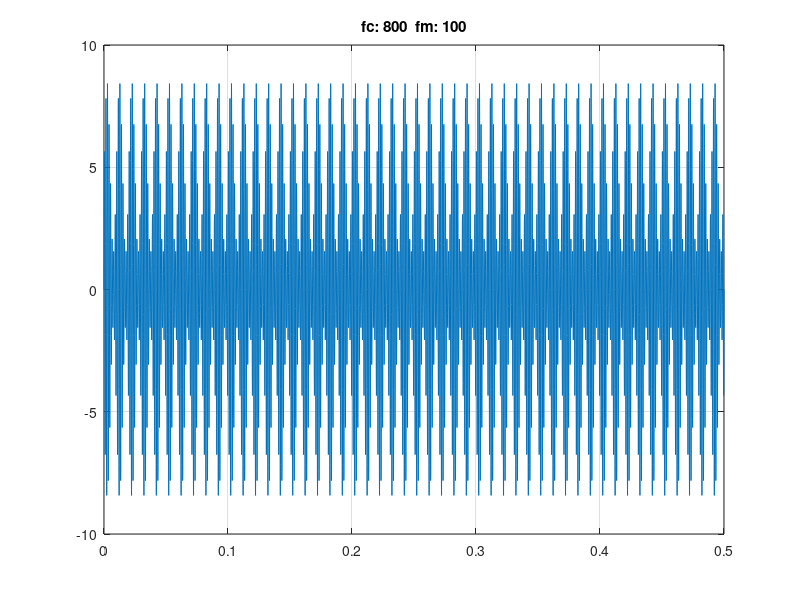
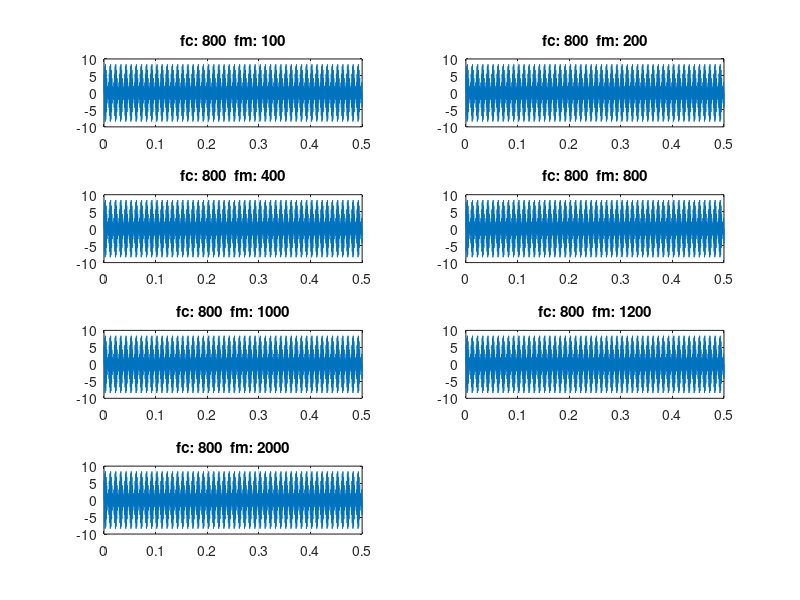
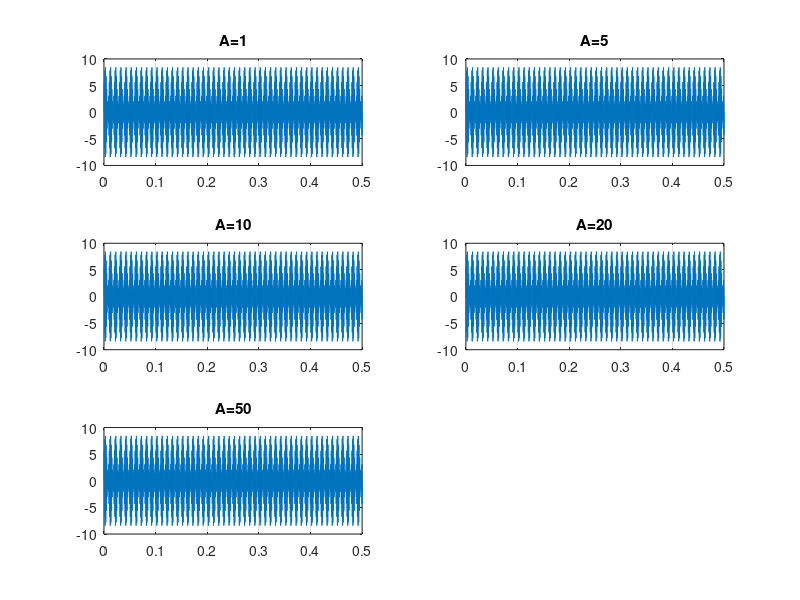
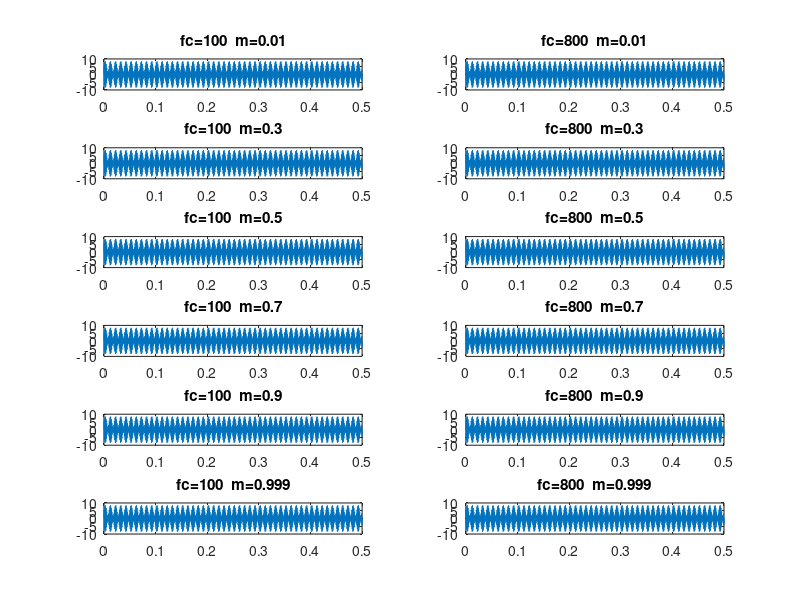

Source code (MATLAB) for these figures, in order:
clear all;
close all;

%% Percobaan 1.1 Melihat Proses dan Output sinyal Modulasi Amplitudo 
fm=100; %frekuensi sinyal informasi
fc=800; %frekuensi sinyal carrier
m=0.7; %indeks modulasi

A=5; %amplitudo
t=0:0.0001:0.5; %timefunction
y=A*(1+m*sin(2*pi*fm*t)).*sin(2*pi*fc*t); %sinyal tergenerasi

figure('Name','Percobaan 1.1 Melihat Proses dan Output sinyal Modulasi Amplitudo')

plot(t,y); title(['fc: ',num2str(fc),'  fm: ',num2str(fm)]); grid on;

%% Percobaan 1.2 Pengaruh Frekuensi Sinyal Carrier dan Informasi pada AM 

figure('Name','Percobaan 1.2 Pengaruh Frekuensi Sinyal Carrier dan Informasi pada AM')

subplot(4,2,1)
fc=800;fm=100
plot(t,y); title(['fc: ',num2str(fc),'  fm: ',num2str(fm)]); grid on;

subplot(4,2,2)
fc=800;fm=200
plot(t,y); title(['fc: ',num2str(fc),'  fm: ',num2str(fm)]); grid on;

subplot(4,2,3)
fc=800;fm=400
plot(t,y); title(['fc: ',num2str(fc),'  fm: ',num2str(fm)]); grid on;

subplot(4,2,4)
fc=800;fm=800
plot(t,y); title(['fc: ',num2str(fc),'  fm: ',num2str(fm)]); grid on;

subplot(4,2,5)
fc=800;fm=1000
plot(t,y); title(['fc: ',num2str(fc),'  fm: ',num2str(fm)]); grid on;

subplot(4,2,6)
fc=800;fm=1200
plot(t,y); title(['fc: ',num2str(fc),'  fm: ',num2str(fm)]); grid on;

subplot(4,2,7)
fc=800;fm=2000
plot(t,y); title(['fc: ',num2str(fc),'  fm: ',num2str(fm)]); grid on;

%% Percobaan 1.3 Pengaruh Amplitudo pada Sinyal Termodulasi AM 
fc = 800
fm = 100

figure('Name','Percobaan 1.3 Pengaruh Amplitudo pada Sinyal Termodulasi AM')

subplot(3,2,1); A=1; 
plot(t,y); title(['A=',num2str(A)]); grid on;
subplot(3,2,2); A=5; 
plot(t,y); title(['A=',num2str(A)]); grid on;
subplot(3,2,3); A=10; 
plot(t,y); title(['A=',num2str(A)]); grid on;
subplot(3,2,4); A=20; 
plot(t,y); title(['A=',num2str(A)]); grid on;
subplot(3,2,5); A=50; 
plot(t,y); title(['A=',num2str(A)]); grid on;

%% Percobaan 1.4 Efek indeks Modulasi Amplitudo pada Sinyal Termodulasi AM 

fm=100;

figure('Name','Percobaan 1.4 Efek indeks Modulasi Amplitudo pada Sinyal Termodulasi AM ')

subplot(6,2,1); fc=100; m=0.01; 
plot(t,y); title(['fc=',num2str(fc),'  m=',num2str(m)]); grid on;

subplot(6,2,2); fc=800; m=0.01; 
plot(t,y); title(['fc=',num2str(fc),'  m=',num2str(m)]); grid on;

subplot(6,2,3); fc=100; m=0.3; 
plot(t,y); title(['fc=',num2str(fc),'  m=',num2str(m)]); grid on;

subplot(6,2,4); fc=800; m=0.3; 
plot(t,y); title(['fc=',num2str(fc),'  m=',num2str(m)]); grid on;

subplot(6,2,5); fc=100; m=0.5; 
plot(t,y); title(['fc=',num2str(fc),'  m=',num2str(m)]); grid on;

subplot(6,2,6); fc=800; m=0.5; 
plot(t,y); title(['fc=',num2str(fc),'  m=',num2str(m)]); grid on;

subplot(6,2,7); fc=100; m=0.7; 
plot(t,y); title(['fc=',num2str(fc),'  m=',num2str(m)]); grid on;

subplot(6,2,8); fc=800; m=0.7; 
plot(t,y); title(['fc=',num2str(fc),'  m=',num2str(m)]); grid on;

subplot(6,2,9); fc=100; m=0.9; 
plot(t,y); title(['fc=',num2str(fc),'  m=',num2str(m)]); grid on;

subplot(6,2,10); fc=800; m=0.9; 
plot(t,y); title(['fc=',num2str(fc),'  m=',num2str(m)]); grid on;

subplot(6,2,11); fc=100; m=0.999; 
plot(t,y); title(['fc=',num2str(fc),'  m=',num2str(m)]); grid on;

subplot(6,2,12); fc=800; m=0.999; 
plot(t,y); title(['fc=',num2str(fc),'  m=',num2str(m)]); grid on;